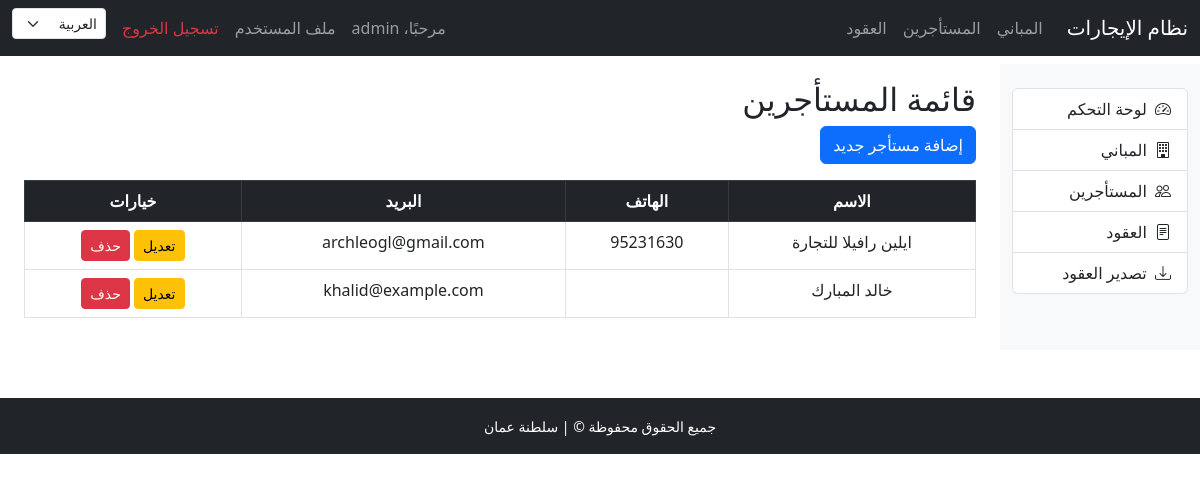
Screenshot of /ar/tenants/ (signed in) with the database file from the repository.
### tenants/models.py (models this page shows, shortened)
class Tenant(models.Model):
  full_name = models.CharField(
    max_length=255,
    verbose_name=_("الاسم الكامل")
  )
  national_id = models.CharField(
    max_length=20,
    unique=True,
    verbose_name=_("رقم الهوية الوطنية")
  )
  phone = models.CharField(
    max_length=20,
    verbose_name=_("رقم الهاتف")
  )
  email = models.EmailField(
    blank=True,
    null=True,
    verbose_name=_("البريد الإلكتروني")
  )
  address = models.TextField(
    verbose_name=_("العنوان")
  )
  class Meta:
    verbose_name = _("مستأجر")
    verbose_name_plural = _("المستأجرين")

### tenants/views.py (the view)
# urls.py: path('', TenantListView.as_view(), name='tenant_list'),
class TenantListView(LoginRequiredMixin, ListView):
  model = Tenant
  template_name = 'tenants/tenant_list.html'
  context_object_name = 'tenants'

### templates/tenants/tenant_list.html (shortened to what this page needs)
{% extends 'base.html' %}
{% load i18n %}
{% block content %}
<h2>{% trans "قائمة المستأجرين" %}</h2>
<a href="{% url 'tenant_add' %}" class="btn btn-primary mb-3">{% trans "إضافة مستأجر جديد" %}</a>
<table class="table table-bordered table-hover text-center">
    <thead class="table-dark">
    <tr>
        <th>{% trans "الاسم" %}</th>
        <th>{% trans " الهاتف" %}</th>
        <th>{% trans "البريد " %}</th>
        <th>{% trans "خيارات" %}</th>
    </tr>
        </thead>
    <tbody>
    {% for tenant in tenants %}
    <tr>
        <td>{{ tenant.full_name }}</td>
        <td>{{ tenant.phone }}</td>
        <td>{{ tenant.email }}</td>
        <td>
            <a href="{% url 'tenant_edit' tenant.id %}" class="btn btn-warning btn-sm">{% trans "تعديل" %}</a>
            <a href="{% url 'tenant_delete' tenant.id %}" class="btn btn-danger btn-sm">{% trans "حذف" %}</a>
        </td>
    </tr>
    {% endfor %}
        </tbody>
</table>
{% endblock %}

### templates/includes/navbar.html (shortened to what this page needs)
<nav class="navbar navbar-expand-lg navbar-dark bg-dark">
  <div class="container-fluid">
    <a class="navbar-brand" href="{% url 'dashboard' %}">نظام الإيجارات</a>
    <div class="collapse navbar-collapse" id="navbarSupportedContent">
      <ul class="navbar-nav me-auto mb-2 mb-lg-0">
        {% if user.is_authenticated %}
        <li class="nav-item"><a class="nav-link" href="{% url 'building_list' %}">المباني</a></li>
        <li class="nav-item"><a class="nav-link" href="{% url 'tenant_list' %}">المستأجرين</a></li>
        <li class="nav-item"><a class="nav-link" href="{% url 'contract_list' %}">العقود</a></li>
        {% endif %}
      </ul>
      <ul class="navbar-nav">
        {% if user.is_authenticated %}
        <li class="nav-item">
          <span class="nav-link">مرحبًا، {{ user.username }}</span>
        </li>
        <li class="nav-item">
          <a class="nav-link" href="{% url 'profile' %}">ملف المستخدم</a>
        </li>
        <li class="nav-item">
          <a class="nav-link text-danger" href="{% url 'logout' %}">تسجيل الخروج</a>
        </li>
        {% else %}
        <li class="nav-item">
          <a class="nav-link" href="{% url 'login' %}">تسجيل الدخول</a>
        </li>
        {% endif %}
        <li class="nav-item">
          <form action="{% url 'set_language' %}" method="post" class="d-flex align-items-center">
            <select name="language" onchange="this.form.submit()" class="form-select form-select-sm ms-2">
              <option value="ar" {% if LANGUAGE_CODE == 'ar' %}selected{% endif %}>العربية</option>
            </select>
          </form>
        </li>
      </ul>
    </div>
  </div>
</nav>

### rows the page displays
Tenant: full_name "ايلين رافيلا للتجارة", phone "95231630", email "archleogl@gmail.com"
Tenant: full_name "خالد المبارك", email "khalid@example.com"

### other values shown
{{ user.username }} "admin"
